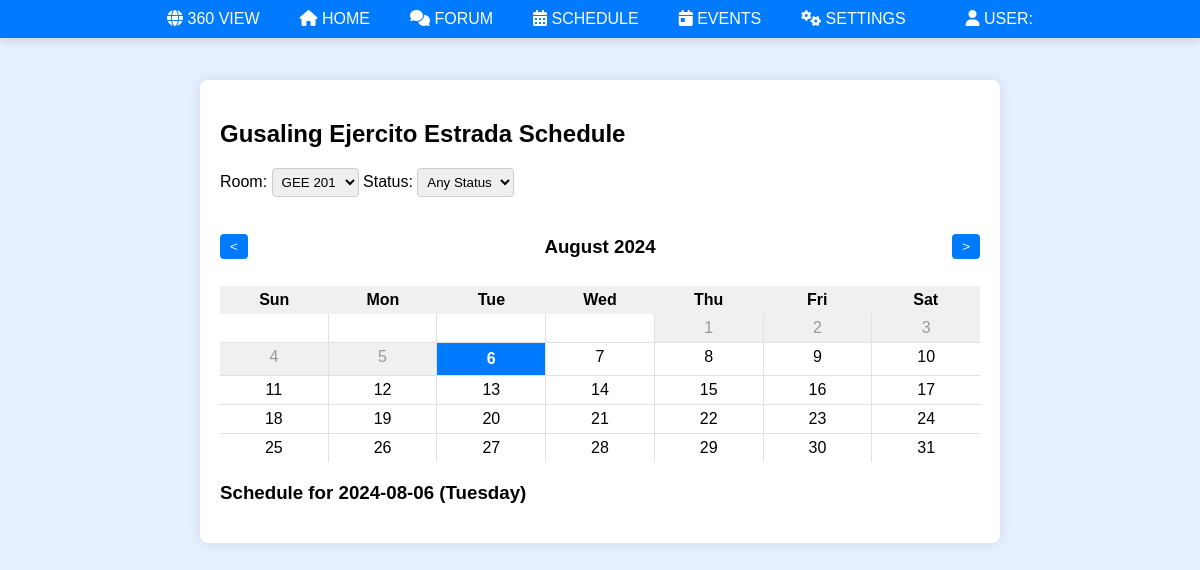
Page /geschedule2.php on the earlier database version.
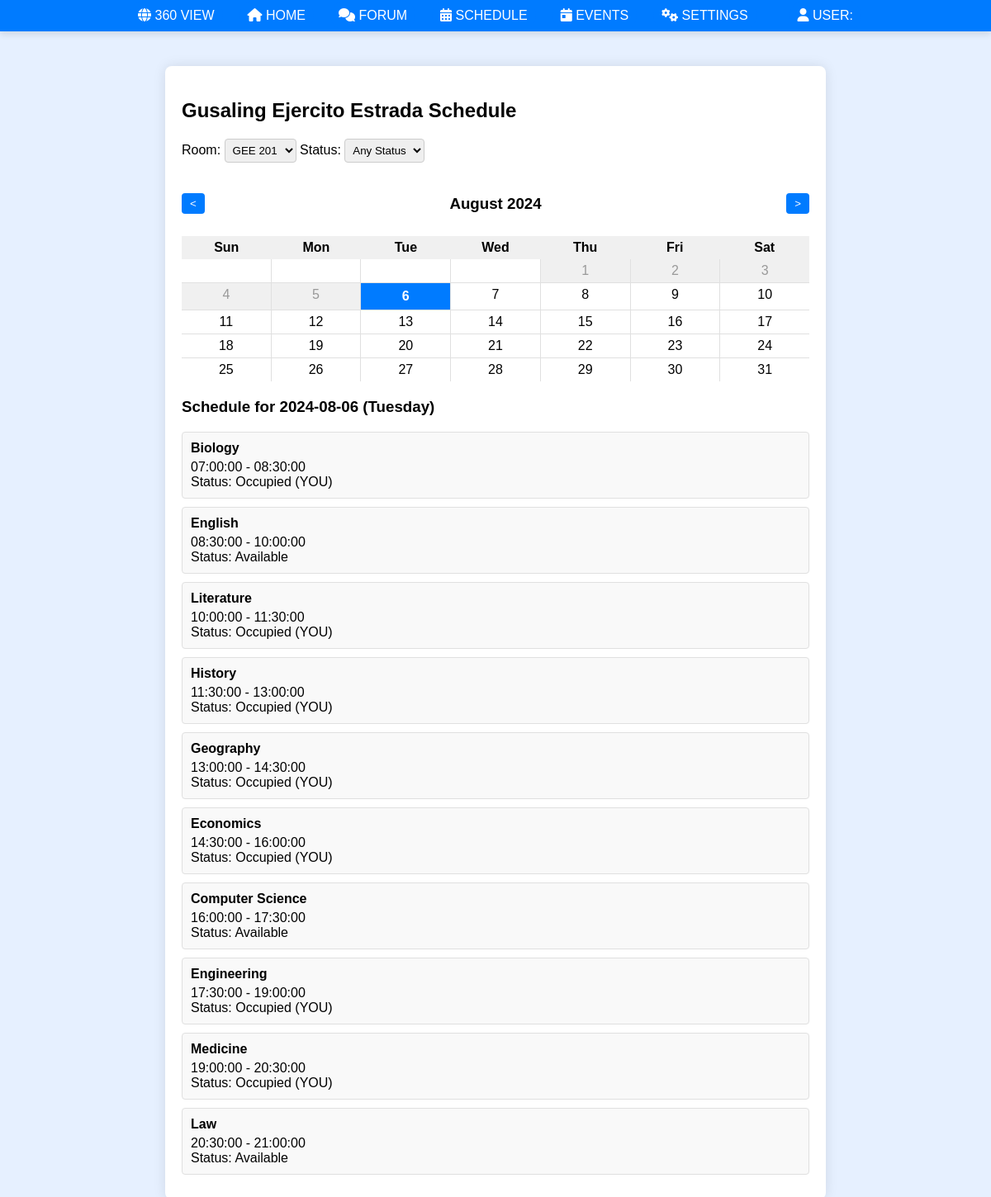
Same page on the later database version.
### tables this page shows
CREATE TABLE `schedules` (
  `schedule_id` int(11) NOT NULL,
  `room_id` int(11) NOT NULL,
  `day_of_week` enum('Monday','Tuesday','Wednesday','Thursday','Friday','Saturday') NOT NULL,
  `start_time` time NOT NULL,
  `end_time` time NOT NULL,
  `status` enum('Available','Occupied','Pending') DEFAULT 'Available',
  `subject` varchar(50) DEFAULT NULL,
  `user_id` int(11) DEFAULT NULL
);

### public/geschedule2.php (the view, shortened to what the changed rows need)
<?php
require_once 'includes/dbh.inc.php';
$building_name = 'Gusaling Ejercito Estrada';
$selected_room_id = null;
$selected_date = null;
if (isset($_POST['room'])) {
    $selected_room_id = $_POST['room'];
    $_SESSION['selected_room_id'] = $selected_room_id;
} else if (isset($_SESSION['selected_room_id'])) {
    $selected_room_id = $_SESSION['selected_room_id'];
} else {
    $sql = "SELECT room_id FROM rooms WHERE building = :building LIMIT 1";
    $stmt = $pdo->prepare($sql);
    $stmt->execute([':building' => $building_name]);
    $room = $stmt->fetch(PDO::FETCH_ASSOC);
    $selected_room_id = $room['room_id'] ?? null;
}
if (isset($_POST['date'])) {
    $selected_date = $_POST['date'];
    $_SESSION['selected_date'] = $selected_date;
} else if (isset($_SESSION['selected_date'])) {
    $selected_date = $_SESSION['selected_date'];
} else {
    $selected_date = date('Y-m-d');
}
?>
<!DOCTYPE html>
<html lang="en">
<head>
    <link rel="stylesheet" href="assets/dropdown.css">
    <link rel="stylesheet" href="assets/schedule.css">
    <link rel="stylesheet" href="https://cdnjs.cloudflare.com/ajax/libs/font-awesome/6.0.0-beta3/css/all.min.css">
</head>
<body>
    <div class="building-schedule-container">
        <h2><?php echo htmlspecialchars($building_name); ?> Schedule</h2>
        <div id="schedule-details">
            <div id="schedule-container">
            <?php
            if ($selected_room_id) {
                $room_id = $selected_room_id;
                $sql = "SELECT schedules.*, users.full_name FROM schedules LEFT JOIN users ON schedules.user_id = users.user_id WHERE schedules.room_id = :room_id AND schedules.day_of_week = :day_of_week";
                $params = [
                    ':room_id' => $room_id,
                    ':day_of_week' => date('l', strtotime($selected_date))
                ];
                $sql .= " ORDER BY schedules.start_time";
                $stmt = $pdo->prepare($sql);
                $stmt->execute($params);
                $schedules = $stmt->fetchAll(PDO::FETCH_ASSOC);
                foreach ($schedules as $schedule) {
                    echo "<div class='schedule-item {$schedule['status']}'>";
                    echo "<h4>{$schedule['subject']}</h4>";
                    echo "<p>{$schedule['start_time']} - {$schedule['end_time']}</p>";
                    echo "<p>Status: ";
                    if ($schedule['status'] == 'Available') {
                        echo "<span class=\"available\">{$schedule['status']}</span>";
                    } elseif ($schedule['status'] == 'Occupied' && $schedule['user_id'] == $_SESSION['user_id']) {
                        echo "<span class=\"occupied-own\">{$schedule['status']} (YOU)</span>";
                    } elseif ($schedule['status'] == 'Pending') {
                        echo "<span class=\"pending\">{$schedule['status']}</span>";
                    } else {
                        echo "<span class=\"occupied\">{$schedule['status']}</span>";
                    }
                    echo "</p>";
                    echo "</div>";
                }
            }
            ?>
</body>
</html>

Differences in the rows shown:
added schedules: subject "Biology", start_time "07:00:00", end_time "08:30:00", status "Occupied"
added schedules: subject "English", start_time "08:30:00", end_time "10:00:00", status "Available"
added schedules: subject "Literature", start_time "10:00:00", end_time "11:30:00", status "Occupied"
added schedules: subject "History", start_time "11:30:00", end_time "13:00:00", status "Occupied"
added schedules: subject "Geography", start_time "13:00:00", end_time "14:30:00", status "Occupied"
added schedules: subject "Economics", start_time "14:30:00", end_time "16:00:00", status "Occupied"
added schedules: subject "Computer Science", start_time "16:00:00", end_time "17:30:00", status "Available"
added schedules: subject "Engineering", start_time "17:30:00", end_time "19:00:00", status "Occupied"
added schedules: subject "Medicine", start_time "19:00:00", end_time "20:30:00", status "Occupied"
added schedules: subject "Law", start_time "20:30:00", end_time "21:00:00", status "Available"
